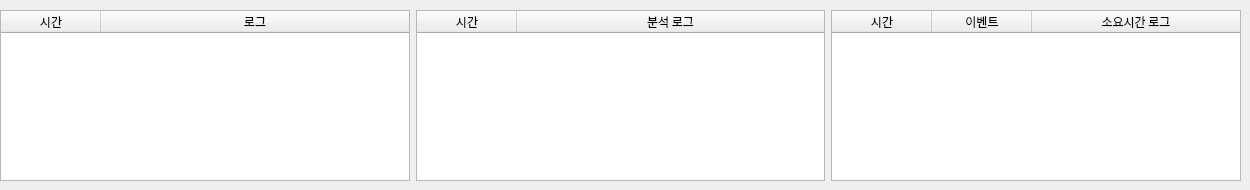
    <widget class="QWidget" name="tab">
     <attribute name="title">
      <string>분석 로그</string>
     </attribute>
     <widget class="QWidget" name="horizontalLayoutWidget_2">
      <property name="geometry">
       <rect>
        <x>0</x>
        <y>10</y>
        <width>1241</width>
        <height>171</height>
       </rect>
      </property>
      <layout class="QHBoxLayout" name="horizontalLayout_2">
       <item>
        <widget class="QTableWidget" name="system_log_table">
         <property name="font">
          <font>
           <family>KoPubWorld돋움체 Medium</family>
          </font>
         </property>
         <property name="showGrid">
          <bool>true</bool>
         </property>
         <property name="gridStyle">
          <enum>Qt::SolidLine</enum>
         </property>
         <property name="sortingEnabled">
          <bool>true</bool>
         </property>
         <attribute name="horizontalHeaderVisible">
          <bool>true</bool>
         </attribute>
         <attribute name="horizontalHeaderCascadingSectionResizes">
          <bool>false</bool>
         </attribute>
         <attribute name="horizontalHeaderHighlightSections">
          <bool>true</bool>
         </attribute>
         <attribute name="horizontalHeaderShowSortIndicator" stdset="0">
          <bool>true</bool>
         </attribute>
         <attribute name="horizontalHeaderStretchLastSection">
          <bool>true</bool>
         </attribute>
         <attribute name="verticalHeaderVisible">
          <bool>false</bool>
         </attribute>
         <attribute name="verticalHeaderCascadingSectionResizes">
          <bool>true</bool>
         </attribute>
         <attribute name="verticalHeaderStretchLastSection">
          <bool>false</bool>
         </attribute>
         <column>
          <property name="text">
           <string>시간</string>
          </property>
         </column>
         <column>
          <property name="text">
           <string>로그</string>
          </property>
         </column>
        </widget>
       </item>
       <item>
        <widget class="QTableWidget" name="analysis_log_table">
         <property name="font">
          <font>
           <family>KoPubWorld돋움체 Medium</family>
           <weight>50</weight>
           <bold>false</bold>
          </font>
         </property>
         <property name="sortingEnabled">
          <bool>true</bool>
         </property>
         <attribute name="horizontalHeaderShowSortIndicator" stdset="0">
          <bool>true</bool>
         </attribute>
         <attribute name="horizontalHeaderStretchLastSection">
          <bool>true</bool>
         </attribute>
         <attribute name="verticalHeaderVisible">
          <bool>false</bool>
         </attribute>
         <attribute name="verticalHeaderCascadingSectionResizes">
          <bool>true</bool>
         </attribute>
         <column>
          <property name="text">
           <string>시간</string>
          </property>
         </column>
         <column>
          <property name="text">
           <string>분석 로그</string>
          </property>
         </column>
        </widget>
       </item>
       <item>
        <widget class="QTableWidget" name="react_log_table">
         <property name="font">
          <font>
           <family>KoPubWorld돋움체 Medium</family>
          </font>
         </property>
         <property name="sortingEnabled">
          <bool>true</bool>
         </property>
         <attribute name="horizontalHeaderShowSortIndicator" stdset="0">
          <bool>true</bool>
         </attribute>
         <attribute name="horizontalHeaderStretchLastSection">
          <bool>true</bool>
         </attribute>
         <attribute name="verticalHeaderVisible">
          <bool>false</bool>
         </attribute>
         <attribute name="verticalHeaderCascadingSectionResizes">
          <bool>true</bool>
         </attribute>
         <column>
          <property name="text">
           <string>시간</string>
          </property>
         </column>
         <column>
          <property name="text">
           <string>이벤트</string>
          </property>
         </column>
         <column>
          <property name="text">
           <string>소요시간 로그</string>
          </property>
         </column>
        </widget>
       </item>
      </layout>
     </widget>
    </widget>
